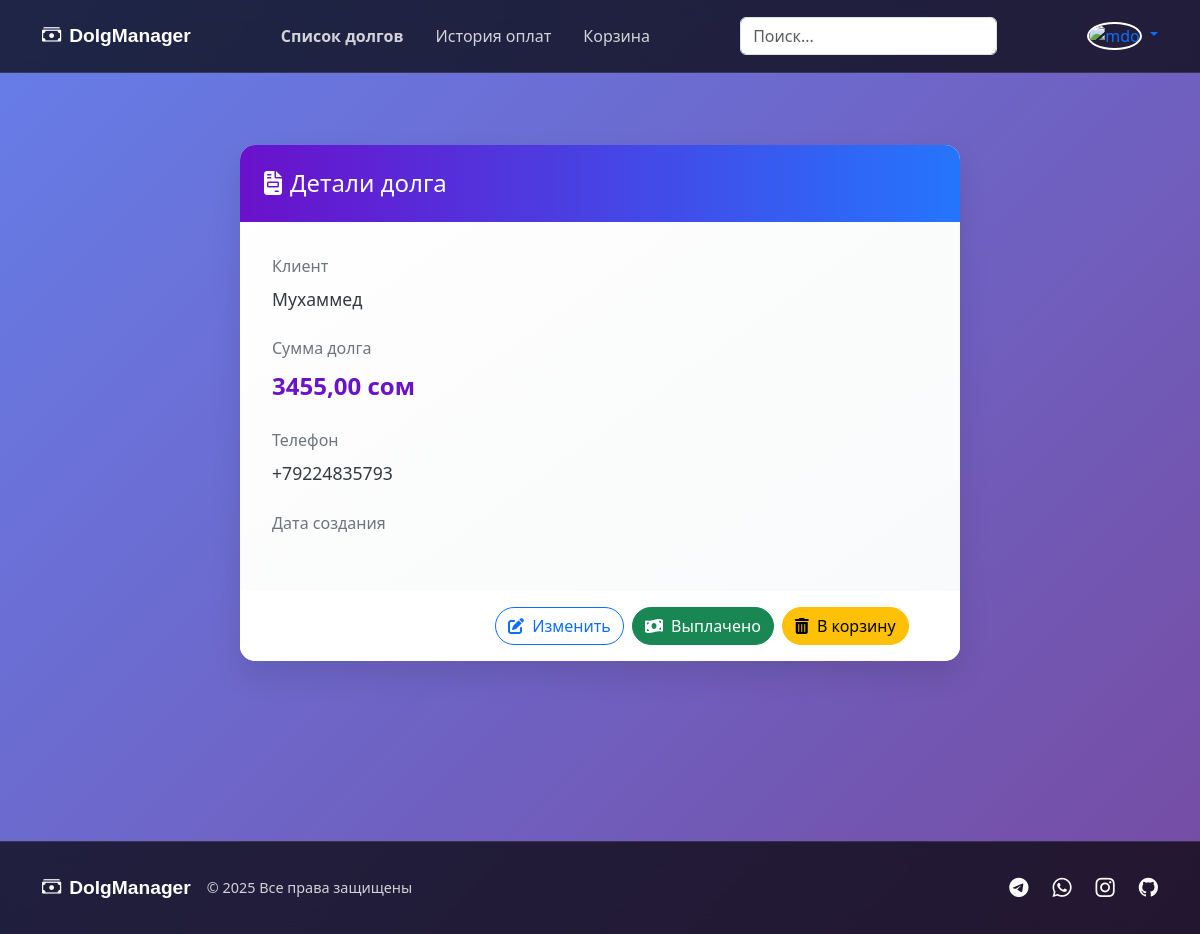
The app's page /detail-dolg/27/ (signed in) with its own data.
### core/models.py (models this page shows, shortened)
class Dolg(models.Model):
    user = models.ForeignKey('UserIndexMagazine', on_delete=models.CASCADE, verbose_name='Кассир')
    client = models.CharField(max_length=255, verbose_name='Карыз алган адам')
    phone_number = models.CharField(max_length=255, verbose_name='Номер телефона', default='0')
    summa = models.DecimalField(max_digits=10, decimal_places=2, verbose_name='Сумма')
    description = models.TextField(verbose_name='Описание')
    date_create = models.DateTimeField(auto_now_add=True, verbose_name='Дата создание')
    is_history = models.BooleanField(default=False, verbose_name="Из история")
    date_add_history = models.DateField(blank=True, null=True, verbose_name="Дата добавление истории")
    user_history = models.ForeignKey('UserIndexMagazine', on_delete=models.CASCADE, blank=True, null=True, related_name='user_history', verbose_name='Кассир доб. истории')
    is_deleted = models.BooleanField(default=False, verbose_name='Из удаление')
    deleted_comment = models.TextField(verbose_name='Комментарий удаление', blank=True)
    date_deleted = models.DateTimeField(blank=True, null=True, verbose_name='Дата удаление')
    user_deleted = models.ForeignKey('UserIndexMagazine', on_delete=models.CASCADE, blank=True, null=True, related_name='user_deleted', verbose_name='Кассир удаление')
    payment_comment = models.TextField(verbose_name='Комментарий к оплате', blank=True)

### core/views.py (the view)
# urls.py: path('detail-dolg/<int:id>/', DetailDolg.as_view(), name="detail-dolg"),
class DetailDolg(LoginRequiredMixin, DetailView):
    login_url = reverse_lazy('login')
    model = Dolg
    template_name = 'detail/detail-dolg.html'
    context_object_name = 'object'
    pk_url_kwarg = 'id'
    def get_queryset(self):
        user_index_magazine = self.request.user.userindexmagazine_set.first()
        return Dolg.objects.filter(user=user_index_magazine)
    def get_object(self, queryset=None):
        queryset = self.get_queryset()
        pk = self.kwargs.get(self.pk_url_kwarg)
        try:
            obj = queryset.get(pk=pk)
        except Dolg.DoesNotExist:
            raise Http404("Запись не найдена")
        return obj

### core/templates/detail/detail-dolg.html (shortened to what this page needs)
{% extends 'base.html' %}
{% block content %}
<link href="https://cdn.jsdelivr.net/npm/bootstrap@5.3.3/dist/css/bootstrap.min.css" rel="stylesheet">
<link rel="stylesheet" href="https://cdnjs.cloudflare.com/ajax/libs/animate.css/4.1.1/animate.min.css"/>
<div class="container my-5 animate__animated animate__fadeIn">
    <div class="row justify-content-center">
        <div class="col-lg-8">
            <div class="debt-card">
                <div class="debt-header">
                    <h4 class="mb-0"><i class="fas fa-file-invoice me-2"></i>Детали долга</h4>
                </div>
                <div class="debt-body">
                    <div class="debt-field">
                        <div class="field-label">Клиент</div>
                        <div class="field-value">{{ object.client }}</div>
                    </div>
                    <div class="debt-field">
                        <div class="field-label">Сумма долга</div>
                        <div class="amount-value">{{ object.summa }} сом</div>
                    </div>
                    <div class="debt-field">
                        <div class="field-label">Телефон</div>
                        <div class="field-value">{{ object.phone_number }}</div>
                    </div>
                    <div class="debt-field">
                        <div class="field-label">Дата создания</div>
                    </div>
                </div>
                <div class="card-footer bg-white d-flex flex-wrap gap-2 py-3">
                    <a href="{% url 'update-dolg' object.id %}" class="btn btn-outline-primary rounded-pill" style="margin-left: 255px;">
                        <i class="fas fa-edit me-1"></i> Изменить
                    </a>
                    <a href="{% url 'pay' object.id %}" class="btn btn-success rounded-pill">
                        <i class="fas fa-money-bill-wave me-1"></i> Выплачено
                    </a>
                    <a href="{% url 'delete_korzina' object.id %}" class="btn btn-warning rounded-pill">
                        <i class="fas fa-trash-alt me-1"></i> В корзину
                    </a>
                </div>
            </div>
        </div>
    </div>
</div>
{% endblock %}

### core/templates/base.html (style rules this page uses)
:root { --primary-gradient: linear-gradient(135deg, #667eea 0%, #764ba2 100%); --glass-bg: rgba(255, 255, 255, 0.1); --glass-border: rgba(255, 255, 255, 0.2); --shadow: 0 15px 30px rgba(0, 0, 0, 0.1); }
body { background: var(--primary-gradient); min-height: 100vh; display: flex; flex-direction: column; color: #fff; font-family: -apple-system, BlinkMacSystemFont, 'Segoe UI', Roboto, sans-serif; }

### core/templates/detail/detail-dolg.html (style rules this page uses)
:root { --primary-gradient: linear-gradient(135deg, #667eea 0%, #764ba2 100%); --card-gradient: linear-gradient(to bottom right, #ffffff, #f8f9fa); }
body { background: var(--primary-gradient); min-height: 100vh; color: #fff; }
.debt-card { background: var(--card-gradient); border-radius: 15px; box-shadow: 0 15px 30px rgba(0, 0, 0, 0.1); overflow: hidden; }
.debt-header { background: linear-gradient(to right, #6a11cb, #2575fc); color: white; padding: 1.5rem; }
.debt-body { padding: 2rem; }
.debt-field { margin-bottom: 1.5rem; }
.field-label { color: #6c757d; font-weight: 500; margin-bottom: 0.5rem; }
.field-value { font-size: 1.1rem; color: #343a40; }
.amount-value { font-size: 1.5rem; font-weight: 700; color: #6a11cb; }

### records on screen
Dolg: client "Мухаммед", summa "3455,00", phone_number "+79224835793"
